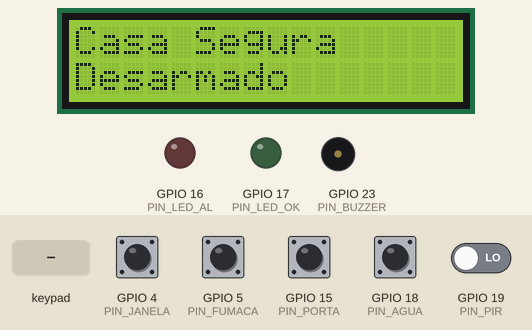
A sketch run on a simulated ESP32. Parts: 16×2 character LCD, output pins drawn as LEDs (lit = HIGH), buzzer (waves = sounding). The inputs (shaded band) are chosen by the test bench; at power-on: GPIO 4 (PIN_JANELA), GPIO 5 (PIN_FUMACA), GPIO 15 (PIN_PORTA), GPIO 18 (PIN_AGUA) HIGH, GPIO 19 (PIN_PIR) LOW. What the sketch prints to the serial monitor is not drawn.

Above: at 2.4 s.
2.5 s: GPIO 5 (PIN_FUMACA) pulled LOW for 0.15 s
At 3.3 s:
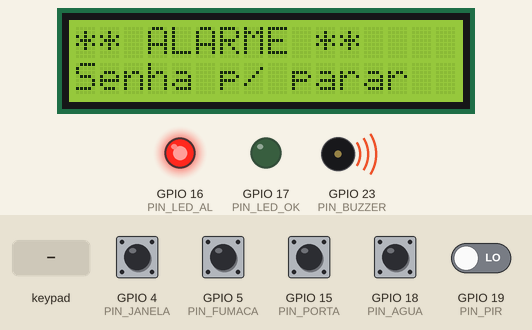
5.6 s: keypad keys 1 2 3 4 A pressed 0.4 s apart
At 8.1 s:
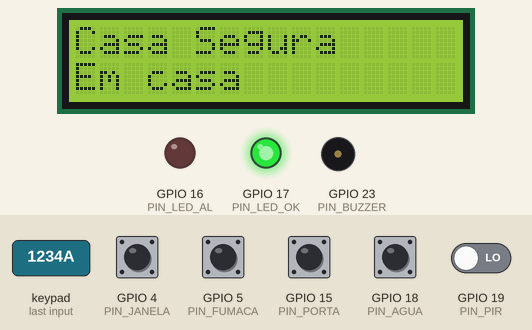
9.1 s: key 'B' pressed
At 10.68 s:
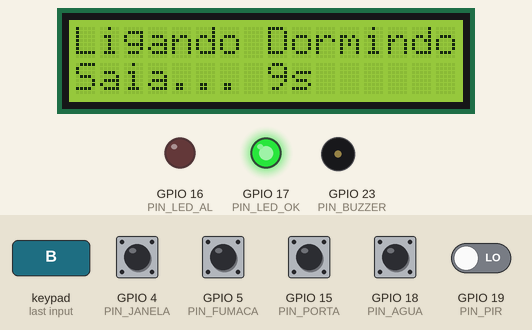
11.4 s: key 'C' pressed
At 12.6 s:
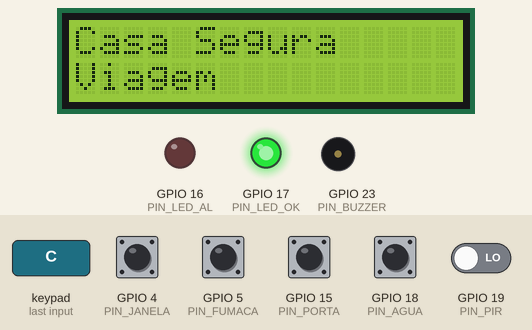
13.1 s: GPIO 4 (PIN_JANELA) pulled LOW for 0.15 s
At 13.58 s:
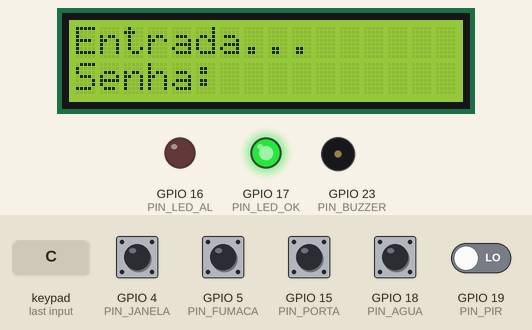
13.8 s: GPIO 18 (PIN_AGUA) pulled LOW for 0.15 s
At 14.3 s:
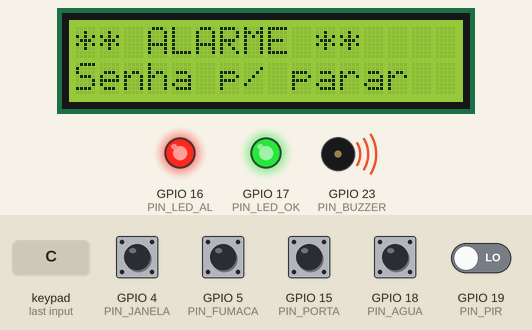
Timing chart, 0 to 17.9 s (numbered marks = the images above; inputs shaded):
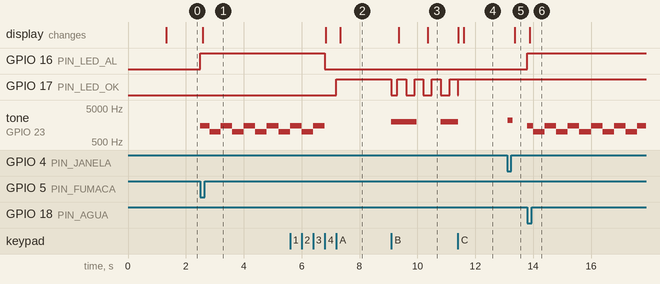

Measured:
- after the input at 2.5 s, GPIO 16 (PIN_LED_AL): LOW → HIGH at once; tone on GPIO 23 (PIN_BUZZER): alternates 1500 Hz for 0.40 s and 1000 Hz for 0.40 s, starting at once; the display: changes after 0.08 s (image 1)
- after the input at 5.6 s, GPIO 16 (PIN_LED_AL): HIGH → LOW after 1.2 s; GPIO 17 (PIN_LED_OK): LOW → HIGH after 1.6 s; the display: first changes after 1.2 s (image 2 shows a later state)
- after the input at 9.1 s, GPIO 17 (PIN_LED_OK): HIGH → LOW at once, then repeats every 0.60 s: HIGH 0.31 s, LOW 0.29 s; tone on GPIO 23 (PIN_BUZZER): silent → 2000 Hz at once, → silent 0.88 s later, → 2000 Hz 0.82 s later; the display: first changes after 0.26 s (image 3 shows a later state)
- after the input at 11.4 s, the display: first differs from a run without the input after 0.21 s (image 4)
- after the input at 13.1 s, tone on GPIO 23 (PIN_BUZZER): silent → 2200 Hz at once, → silent 0.18 s later; the display: changes after 0.27 s (image 5)
- after the input at 13.8 s, GPIO 16 (PIN_LED_AL): LOW → HIGH at once; the display: changes after 0.08 s (image 6)

The sketch:

sketch.ino
```cpp
/*
  Casa Segura — Central de alarme no ESP32 (Wokwi)
  --------------------------------------------------
  Reproduz a lógica do app Casa Segura em hardware simulado:
    - Sensores de PORTA e JANELA (reed/botão: pressionado = aberto)
    - Sensor de PRESENÇA (PIR)
    - Detector de FUMAÇA e sensor de ÁGUA (botões) — vigiados 24h
    - SIRENE (buzzer) + LED verde (sistema ok/armado) e LED vermelho (alarme)
    - TECLADO 4x4 para senha e troca de modo
    - LCD 16x2 (I2C) mostra o estado

  Teclas:
    A = modo "Em casa"   (vigia porta/janela)
    B = modo "Dormindo"  (porta/janela + presença)  -> atraso de saída
    C = modo "Viagem"    (tudo + presença)           -> atraso de saída
    D = iniciar DESARME (abre o campo de senha)
    *  = limpar o que foi digitado
    #  = confirmar a senha

  Senhas:  1234 = desarma   |   9999 = coação (desarma e manda socorro silencioso)
  Fumaça e água disparam o alarme MESMO desarmado (vigilância 24h).
*/

#include <Wire.h>
#include <LiquidCrystal_I2C.h>
#include <Keypad.h>

LiquidCrystal_I2C lcd(0x27, 16, 2);

// ----------------- pinos -----------------
const int PIN_PORTA  = 15;   // D15  - reed porta  (LOW = aberta)
const int PIN_JANELA = 4;    // D4   - reed janela (LOW = aberta)
const int PIN_FUMACA = 5;    // D5   - detector de fumaça (LOW = fumaça)
const int PIN_AGUA   = 18;   // D18  - sensor de água     (LOW = vazamento)
const int PIN_PIR    = 19;   // D19  - presença (HIGH = movimento)
const int PIN_BUZZER = 23;   // D23  - sirene
const int PIN_LED_OK = 17;   // TX2  - LED verde
const int PIN_LED_AL = 16;   // RX2  - LED vermelho

// teclado 4x4
const byte ROWS = 4, COLS = 4;
char keys[ROWS][COLS] = {
  {'1','2','3','A'},
  {'4','5','6','B'},
  {'7','8','9','C'},
  {'*','0','#','D'}
};
byte rowPins[ROWS] = {13, 12, 14, 27};   // D13 D12 D14 D27
byte colPins[COLS] = {26, 25, 33, 32};   // D26 D25 D33 D32
Keypad keypad(makeKeymap(keys), rowPins, colPins, ROWS, COLS);

// ----------------- estado -----------------
enum Modo { DESARMADO, EM_CASA, DORMINDO, VIAGEM };
Modo modo = DESARMADO;
const char* nomeModo[] = {"Desarmado", "Em casa", "Dormindo", "Viagem"};

bool alarme  = false;
bool armando = false;   // atraso de saída (ligando)
bool entrada = false;   // atraso de entrada (pedindo senha)
unsigned long tMarca = 0;
const unsigned long SAIDA_MS   = 10000;  // 10 s para sair
const unsigned long ENTRADA_MS = 10000;  // 10 s para digitar a senha

const String SENHA  = "1234";
const String COACAO = "9999";
String digitado = "";

// ----------------- helpers -----------------
bool aberta(int pin)  { return digitalRead(pin) == LOW; }
bool fumaca()         { return digitalRead(PIN_FUMACA) == LOW; }
bool agua()           { return digitalRead(PIN_AGUA) == LOW; }
bool presenca()       { return digitalRead(PIN_PIR) == HIGH; }
bool vigiaPerimetro() { return modo != DESARMADO; }
bool vigiaPresenca()  { return modo == DORMINDO || modo == VIAGEM; }

void mostra(const char* l1, const char* l2) {
  lcd.clear();
  lcd.setCursor(0, 0); lcd.print(l1);
  lcd.setCursor(0, 1); lcd.print(l2);
}

void atualizaLCD() {
  char l1[17], l2[17];
  if (alarme)       { snprintf(l1, 17, "** ALARME **");   snprintf(l2, 17, "Senha p/ parar"); }
  else if (entrada) { snprintf(l1, 17, "Entrada...");      snprintf(l2, 17, "Senha: %s", digitado.c_str()); }
  else if (armando) { snprintf(l1, 17, "Ligando %s", nomeModo[modo]); snprintf(l2, 17, "Saia... %lus", (SAIDA_MS - (millis() - tMarca)) / 1000 + 1); }
  else              { snprintf(l1, 17, "Casa Segura");     snprintf(l2, 17, "%s", nomeModo[modo]); }
  mostra(l1, l2);
}

void dispara(const char* motivo) {
  if (alarme) return;
  alarme = true; armando = false; entrada = false;
  digitalWrite(PIN_LED_AL, HIGH);
  Serial.print("ALARME: "); Serial.println(motivo);
}

void desarma(bool coacao) {
  alarme = false; armando = false; entrada = false; modo = DESARMADO; digitado = "";
  noTone(PIN_BUZZER);
  digitalWrite(PIN_LED_AL, LOW);
  digitalWrite(PIN_LED_OK, LOW);
  if (coacao) Serial.println(">> SENHA DE COACAO: socorro silencioso enviado a familia <<");
  else        Serial.println("Desarmado.");
}

void armaPara(Modo m) {
  modo = m; entrada = false; alarme = false; digitado = "";
  digitalWrite(PIN_LED_AL, LOW);
  if (m == DORMINDO || m == VIAGEM) {   // modos com atraso de saída
    armando = true; tMarca = millis();
    Serial.print("Ligando "); Serial.println(nomeModo[m]);
  } else {                               // "Em casa" arma na hora
    armando = false; digitalWrite(PIN_LED_OK, HIGH);
    Serial.print("Armado: "); Serial.println(nomeModo[m]);
  }
}

void tentaSenha() {
  if (digitado == SENHA)       desarma(false);
  else if (digitado == COACAO) desarma(true);
  else                         digitado = "";
}

void setup() {
  Serial.begin(115200);
  pinMode(PIN_PORTA,  INPUT_PULLUP);
  pinMode(PIN_JANELA, INPUT_PULLUP);
  pinMode(PIN_FUMACA, INPUT_PULLUP);
  pinMode(PIN_AGUA,   INPUT_PULLUP);
  pinMode(PIN_PIR,    INPUT);
  pinMode(PIN_BUZZER, OUTPUT);
  pinMode(PIN_LED_OK, OUTPUT);
  pinMode(PIN_LED_AL, OUTPUT);
  Wire.begin(21, 22);
  lcd.init(); lcd.backlight();
  mostra("Casa Segura", "A/B/C arma D sai");
  Serial.println("Casa Segura ESP32 pronta. Teclas: A/B/C modos, D desarmar, # confirma.");
  delay(1200);
}

void loop() {
  unsigned long now = millis();

  // ---------- teclado ----------
  char k = keypad.getKey();
  if (k) {
    tone(PIN_BUZZER, 2000, 35);   // click
    if      (k == 'A') armaPara(EM_CASA);
    else if (k == 'B') armaPara(DORMINDO);
    else if (k == 'C') armaPara(VIAGEM);
    else if (k == 'D') { if (modo != DESARMADO || alarme) { entrada = true; digitado = ""; tMarca = now; } }
    else if (k == '*') { digitado = ""; }
    else if (k == '#') { tentaSenha(); }
    else {                         // dígito
      if (entrada || alarme) {
        digitado += k;
        if (digitado.length() > 4) digitado = digitado.substring(1);
        if (digitado == SENHA || digitado == COACAO) tentaSenha();
      }
    }
  }

  // ---------- fim do atraso de saída: arma de fato ----------
  if (armando && now - tMarca >= SAIDA_MS) {
    armando = false; digitalWrite(PIN_LED_OK, HIGH);
    Serial.print("Armado: "); Serial.println(nomeModo[modo]);
  }

  // ---------- vigilância 24h: fumaça e água ----------
  if (fumaca()) dispara("Fumaca detectada");
  if (agua())   dispara("Vazamento de agua");

  // ---------- perímetro / presença quando armado ----------
  if (!armando && !entrada && !alarme) {
    if (vigiaPerimetro() && (aberta(PIN_PORTA) || aberta(PIN_JANELA))) {
      entrada = true; digitado = ""; tMarca = now;
      Serial.println("Porta/Janela aberta - atraso de entrada");
    } else if (vigiaPresenca() && presenca()) {
      entrada = true; digitado = ""; tMarca = now;
      Serial.println("Presenca detectada - atraso de entrada");
    }
  }

  // ---------- atraso de entrada estourou -> dispara ----------
  if (entrada && now - tMarca >= ENTRADA_MS) dispara("Ninguem digitou a senha");

  // ---------- sirene / bips ----------
  if (alarme) {
    tone(PIN_BUZZER, ((now / 400) % 2 == 0) ? 1500 : 1000);   // sirene pulsante
  } else if (entrada) {
    if ((now / 700) % 2 == 0) tone(PIN_BUZZER, 2200); else noTone(PIN_BUZZER);  // bip de aviso
  } else if (armando) {
    if ((now / 900) % 2 == 0) tone(PIN_BUZZER, 2000, 80);     // bip lento ao sair
  } else {
    noTone(PIN_BUZZER);
  }

  // LED verde pisca durante o atraso de saída
  if (armando) digitalWrite(PIN_LED_OK, (now / 300) % 2);

  // ---------- LCD ----------
  static unsigned long lastLCD = 0;
  if (now - lastLCD > 250) { lastLCD = now; atualizaLCD(); }
}
```
